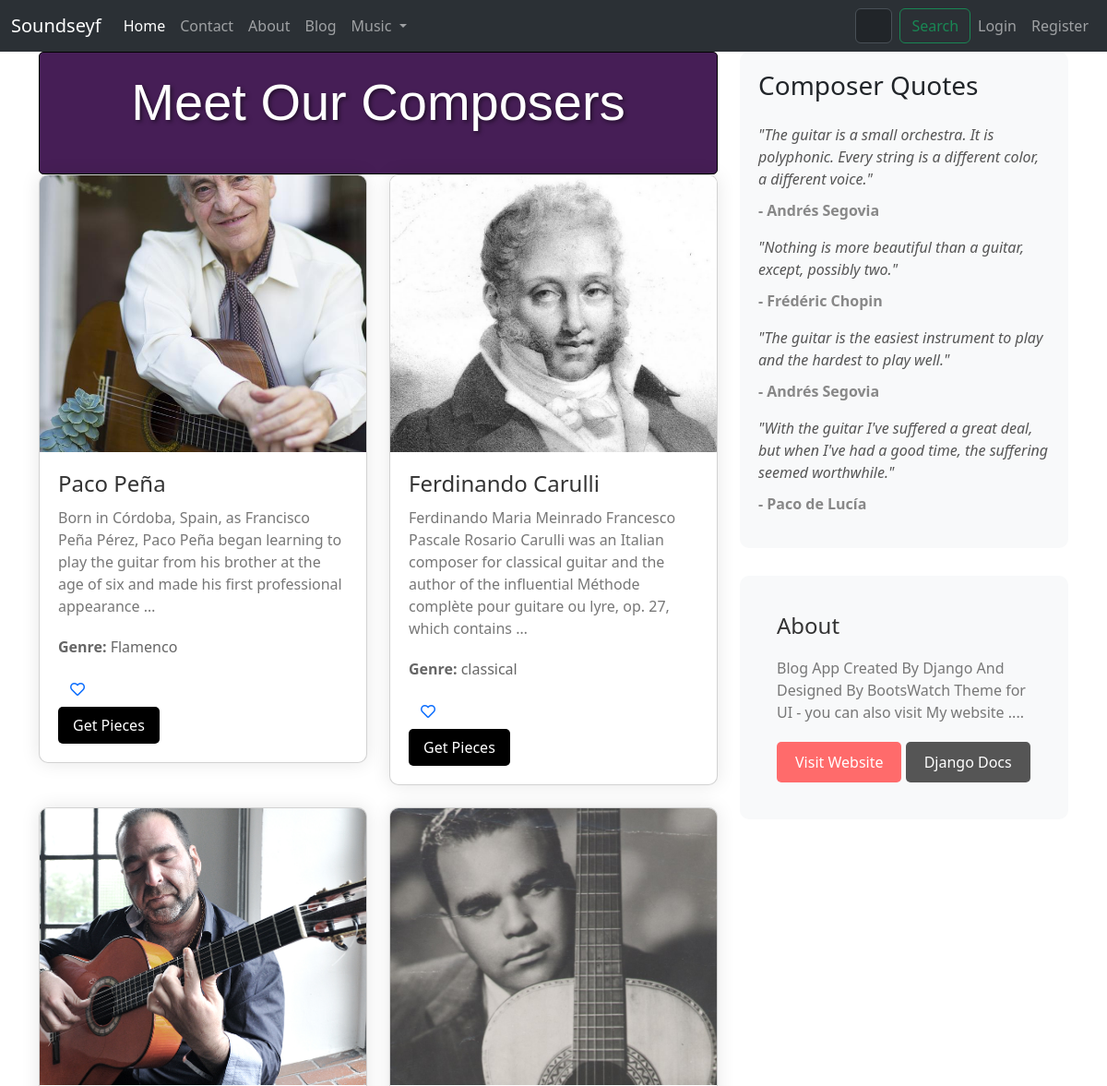
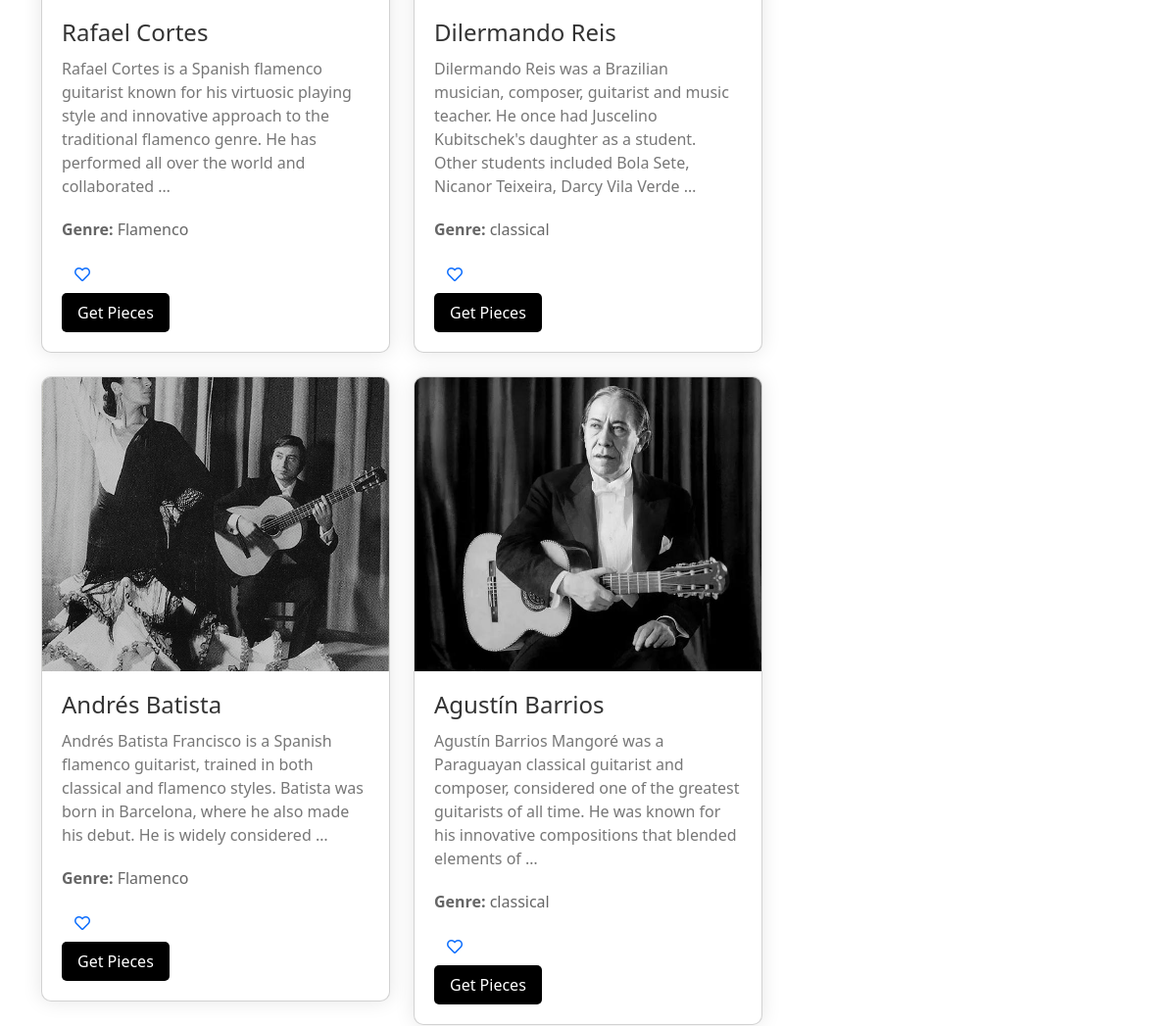
The app's page /music/composers?page=2 (upper part), older data (2 pictures, top to bottom).
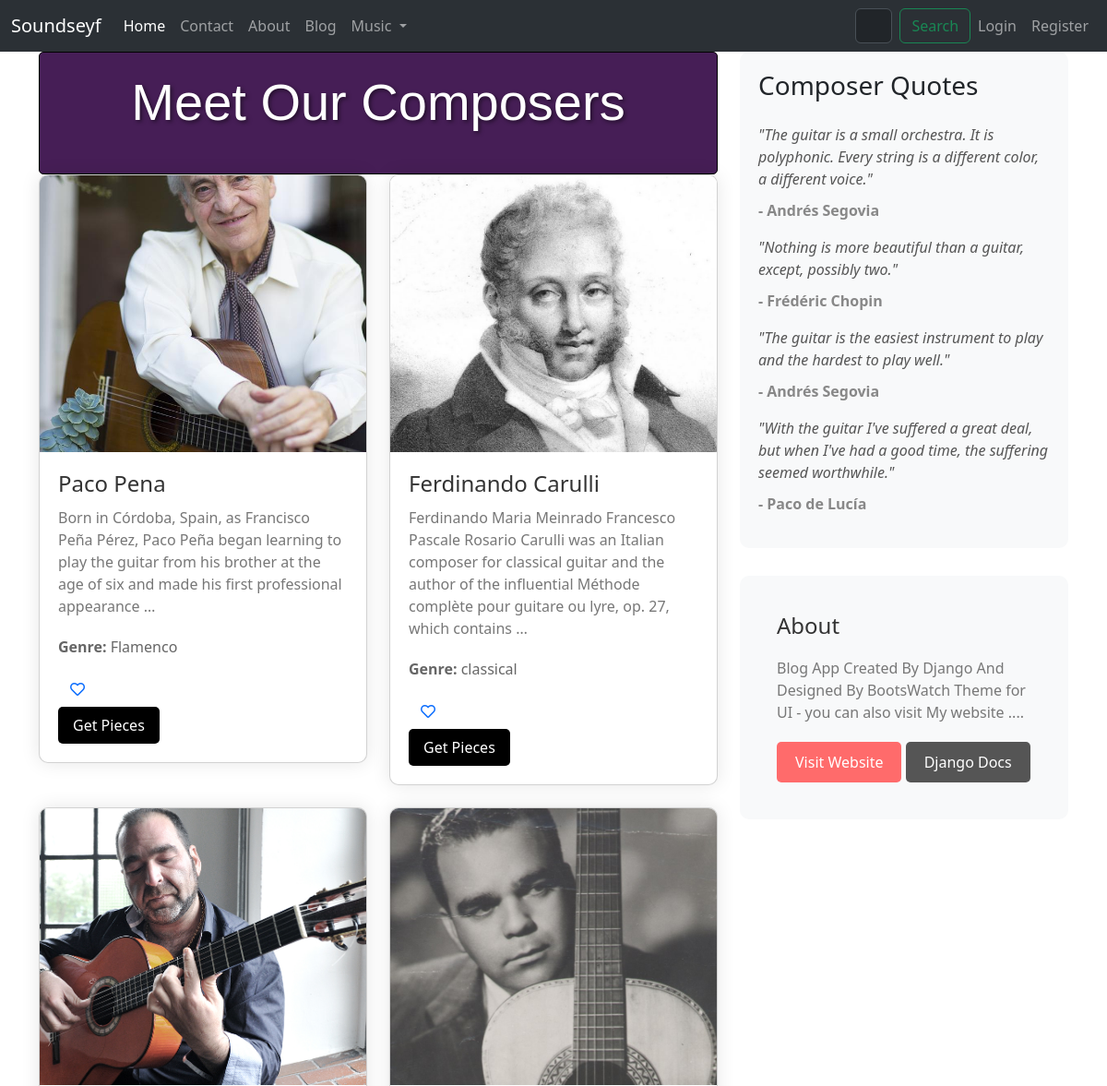
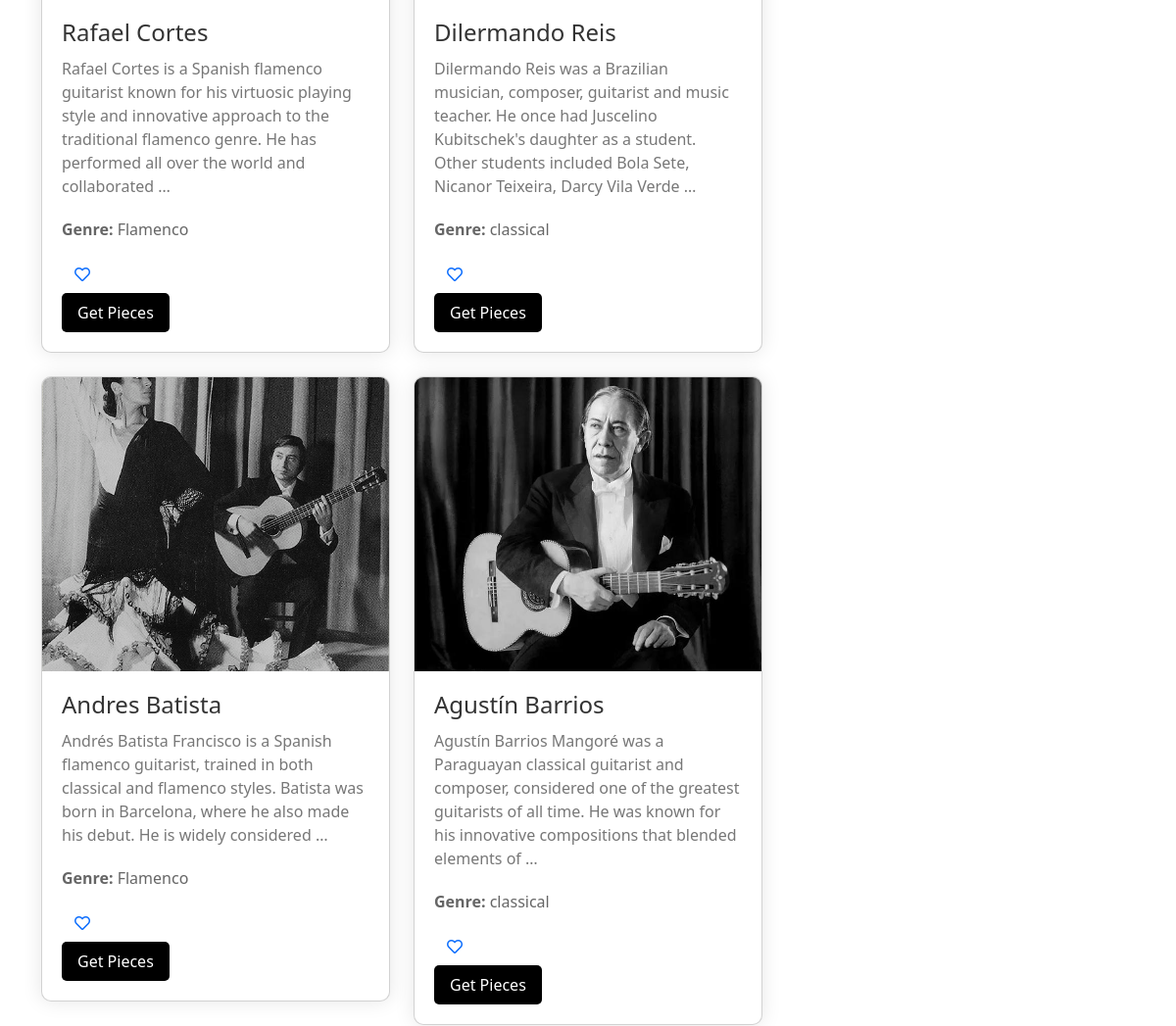
The same page, newer data (2 pictures, top to bottom).
### music/models.py (models this page shows, shortened)
class Composer(models.Model):
    name = models.CharField(max_length=255,null=True,blank=True)
    biography = models.TextField(null=True, blank=True)
    image = models.ImageField(upload_to="Composers/" , default="default.jpg")
    genre = models.CharField(max_length=255,null=True,blank=True)
    nationality = models.CharField(blank=True,null=True,max_length=255)

### music/views.py (the view)
# urls.py: path('composers',ComposersView , name="composers" ),
def ComposersView(request):
    composers = Composer.objects.all()
    p = Paginator(composers,10)
    try:
        page_number = request.GET.get('page')
        composers = p.get_page(page_number)
    except EmptyPage:
        composers = composers.get_page(1)
    except PageNotAnInteger:
        composers = composers.get_page(1)
    if request.user.is_authenticated:
         favorited_composer_ids = set(request.user.favoritecomposer_set.values_list('composer__id', flat=True))
         context = {"composers": composers, "favorited_composer_ids": favorited_composer_ids}
         return render(request,'music/composers.html',context)
    else:
         context = {"composers": composers}
         return render(request,'music/composers.html',context)

### templates/music/composers.html (shortened to what this page needs)
{% extends "base.html" %}
{% load static %}
{% load thumbnail %}
{% block content %}
<div class="container">
  <div class="row">
    <div class="col-md-8">
      <div style="background-color: #461e56; border: 1px solid #000000; border-radius: 5px; padding: 20px;">
        <h2 class="card-title text-center mb-4" style="font-size: 3.5rem; font-family: 'Oswald', sans-serif; color: #ffffff; text-shadow: 2px 2px 4px rgba(0, 0, 0, 0.5);">Meet Our Composers</h2>
    </div>      <div class="row">
        {% for composer in composers %}
        <div class="col-md-6 mb-4">
          <div class="card composer-card">
            <img src="{% thumbnail composer.image "600x400" crop="center" as im %}{{ im.url }}{% endthumbnail %}"
              alt="{{ composer.name }}" class="card-img-top composer-image">
            <div class="composer-details">
              <a style="text-decoration: none;" href="{% url 'music:pieces' cid=composer.id %}"><h3 class="card-title composer-name">{{ composer.name }}</h3></a>
              <p class="card-text composer-bio">{{ composer.biography|truncatewords:30 }}</p>
              <p class="composer-genre"><strong>Genre:</strong> {{ composer.genre }}</p>
              <form action="{% url 'music:Favorites' composer_id=composer.id %}" method="post">
                <button type="submit" class="btn btn-link composer-like-button" aria-label="Favorite Composer">
                  {% if composer.id in favorited_composer_ids %}
                    <i class="fas fa-heart text-danger"></i>
                  {% else %}
                    <i class="far fa-heart"></i>
                  {% endif %}
                </button>
              </form>
              <a href="{% url 'music:pieces' cid=composer.id %}"
                class="btn btn-primary composer-button">Get Pieces</a>
            </div>
          </div>
        </div>
        {% endfor %}
      </div>
    </div>
    <div class="col-md-4">
      <div class="quote-card">
        <h3 class="mb-4">Composer Quotes</h3>
        <ul class="list-unstyled">
          <li>
            <p class="quote-text">"The guitar is a small orchestra. It is polyphonic. Every string is a different color, a different voice."</p>
            <p class="quote-author">- Andrés Segovia</p>
          </li>
          <li>
            <p class="quote-text">"Nothing is more beautiful than a guitar, except, possibly two."</p>
            <p class="quote-author">- Frédéric Chopin</p>
          </li>
          <li>
            <p class="quote-text">"The guitar is the easiest instrument to play and the hardest to play well."</p>
            <p class="quote-author">- Andrés Segovia</p>
          </li>
          <li>
            <p class="quote-text">"With the guitar I've suffered a great deal, but when I've had a good time, the suffering seemed worthwhile."</p>
            <p class="quote-author">- Paco de Lucía</p>
          </li>
        </ul>
      </div>
      <div class="about-section">
        <h3 class="about-header">About</h3>
        <p class="about-text">Blog App Created By Django And Designed By BootsWatch Theme for UI - you can also visit My website ....</p>
        <a href="https://bekbrace.com" class="btn btn-danger visit-website-button">Visit Website</a>
        <a href="https://docs.djangoproject.com/en/3.1" class="btn btn-secondary visit-website-button" style="background-color: #555;">Django Docs</a>
      </div>
    </div>
  </div>
</div>
{% endblock %}

### templates/base.html (shortened to what this page needs)
{% load static %}
{% load thumbnail %}
<!doctype html>
<html lang="en">
<head>
    <link href="https://cdn.jsdelivr.net/npm/bootstrap@5.3.3/dist/css/bootstrap.min.css" rel="stylesheet"
>
    <link rel="stylesheet" href="{% static 'css/footer.css' %}">
    <link rel="stylesheet" href="https://cdnjs.cloudflare.com/ajax/libs/font-awesome/5.15.4/css/all.min.css">
</head>
<body data-bs-theme="light">
    <nav class="navbar navbar-expand-lg bg-body-tertiary" data-bs-theme="dark">
        <div class="container-fluid">
            <a class="navbar-brand" href="{% url 'website:index' %}">Soundseyf</a>
            <div class="collapse navbar-collapse" id="navbarSupportedContent">
                <ul class="navbar-nav me-auto mb-2 mb-lg-0">
                    <li class="nav-item">
                        <a class="nav-link active" aria-current="page" href="{% url 'website:index' %}">Home</a>
                    </li>
                    <li class="nav-item">
                        <a class="nav-link" href="{% url 'website:contact' %}">Contact</a>
                    </li>
                    <li class="nav-item">
                        <a class="nav-link" href="{% url 'website:about' %}">About</a>
                    </li>
                    <li class="nav-item">
                        <a class="nav-link" href="{% url 'blog:blog-home' %}">Blog</a>
                    </li>
                    <li class="nav-item dropdown">
                        <a class="nav-link dropdown-toggle" href="#" role="button" data-bs-toggle="dropdown"
                            aria-expanded="false">
                            Music
                        </a>
                    </li>
                </ul>
                <form style="padding-left: 45%;" method="get" class="d-flex me-auto" role="search"
                    action="{% url 'music:search' %}">
                    <input class="form-control me-2" name="s" type="search" placeholder="Search Composer fullname"
                        aria-label="Search" list="composer-list">
                    <button class="btn btn-outline-success" type="submit">Search</button>
                </form>
                <ul class="navbar-nav ms-auto">
                    {% if request.user.is_authenticated %}
                    <li class="nav-item dropdown">
                        <a class="nav-link dropdown-toggle" href="#" id="userDropdown" role="button"
                            data-bs-toggle="dropdown" aria-expanded="false">
                            {{ request.user.username }}
                        </a>
                        <ul class="dropdown-menu dropdown-menu-end" aria-labelledby="userDropdown">
                            <li><a class="dropdown-item" href="{% url 'music:Likes' %}">Favorites</a></li>
                            <li>
                                <hr class="dropdown-divider">
                            </li>
                            <li><a class="dropdown-item" href="{% url 'accounts:logout' %}">Logout</a></li>
                        </ul>
                    </li>
                    {% else %}
                    <li class="nav-item">
                        <a class="nav-link btn btn-primary" href="{% url 'accounts:login' %}">Login</a>
                    </li>
                    <li class="nav-item">
                        <a class="nav-link btn btn-success" href="{% url 'accounts:register' %}">Register</a>
                    </li>
                    {% endif %}
                </ul>
            </div>
        </div>
    </nav>
    {% block content %}
    {% endblock content %}
</body>
</html>
{% load sweetify %}

### templates/music/composers.html (style rules this page uses)
.composer-card { background-color: #fff; border-radius: 10px; box-shadow: 0 0 20px rgba(0, 0, 0, 0.1); overflow: hidden; transition: transform 0.3s ease; }
.composer-image { width: 100%; height: 300px; object-fit: cover; }
.composer-details { padding: 20px; }
.composer-name { font-size: 1.5rem; color: #333; margin-bottom: 10px; }
.composer-genre { font-size: 1rem; color: #666; margin-bottom: 15px; }
.composer-bio { font-size: 1rem; color: #777; margin-bottom: 20px; }
.composer-button { background-color: #000000; color: #fff; border: none; padding: 8px 16px; border-radius: 5px; font-size: 1rem; transition: background-color 0.3s ease; }
.quote-card { background-color: #f8f9fa; border-radius: 10px; padding: 20px; margin-bottom: 20px; }
.quote-text { font-style: italic; color: #555; margin-bottom: 10px; }
.quote-author { font-weight: bold; color: #888; }
.about-section { background-color: #f8f9fa; padding: 40px; border-radius: 10px; margin-top: 30px; }
.about-header { font-size: 1.5rem; color: #333; margin-bottom: 20px; }
.about-text { font-size: 1rem; color: #777; margin-bottom: 20px; }
.visit-website-button { background-color: #ff6b6b; color: #fff; border: none; padding: 10px 20px; border-radius: 5px; font-size: 1rem; transition: background-color 0.3s ease; }

Row changes from the older to the newer data that the page shows:
changed Composer: name "Paco Peña" → "Paco Pena"
changed Composer: name "Andrés Batista" → "Andres Batista"
